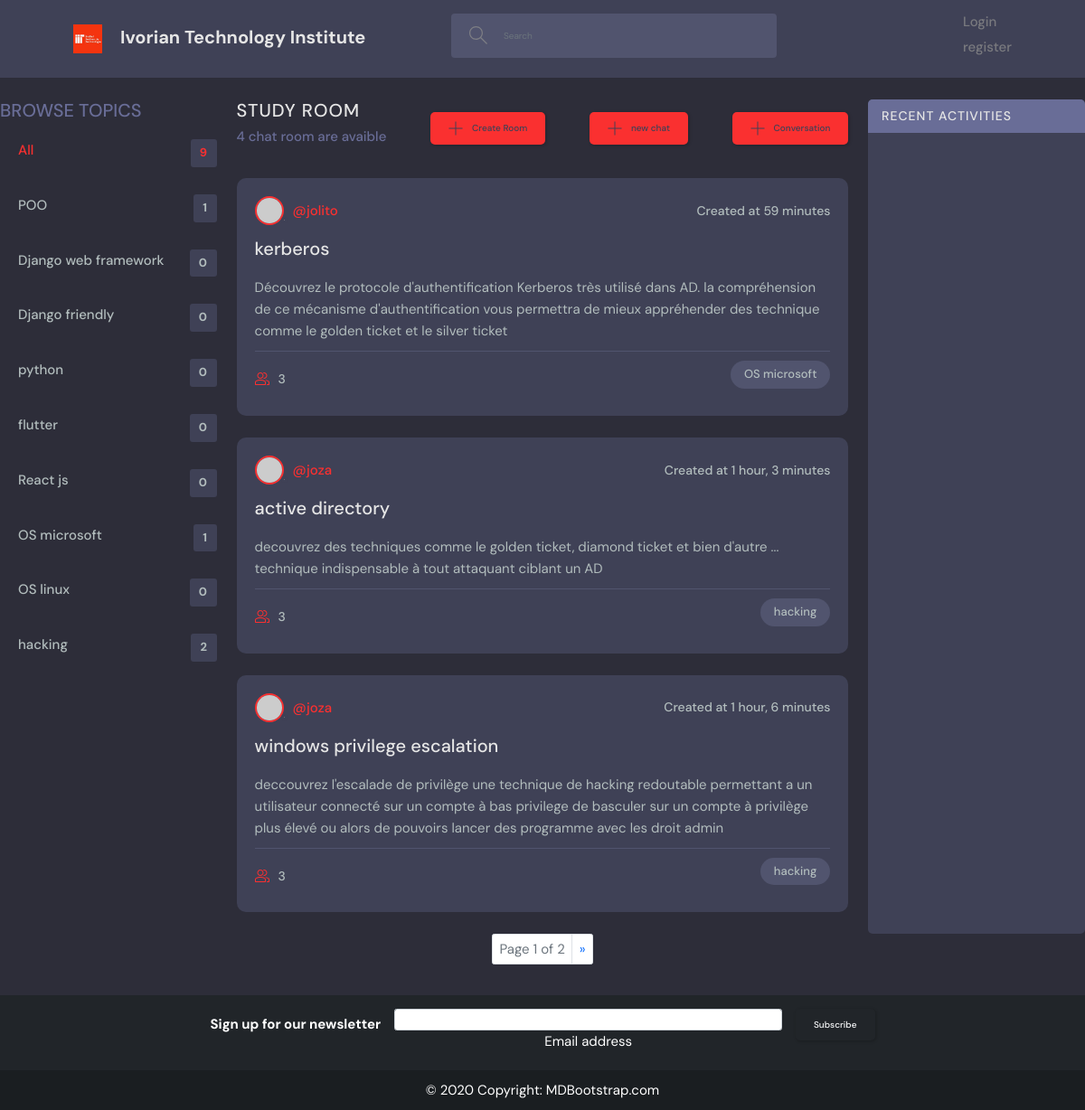
The page / on the database its author committed.
### base/models.py (models this page shows, shortened)
class Topic(models.Model):
    name=models.CharField(max_length=200)
    class Meta: #la classe meta sert a definir des preference relatif a l'affichage du model au niveau de la page d'administration
        verbose_name="Topic"
        verbose_name_plural="Topics"

class Room(models.Model):
    host=models.ForeignKey(User,on_delete=models.SET_NULL, null=True)
    topic=models.ForeignKey(Topic,on_delete=models.SET_NULL,related_name="rooms",null=True)
    name=models.CharField(max_length=120)
    description=models.TextField(null=True, blank=True)
    participants=models.ManyToManyField(User,related_name="participants", blank=True)
    updated=models.DateTimeField(auto_now=True)
    created=models.DateTimeField(auto_now_add=True)
    class Meta:
        ordering=['-updated', '-created'] # ordonne les element d'une entité n'est pas tres recommander car une fois les element ordonné ici, nous ne pouvons plus changer leur ordre par la suite au niveau des vues. c'est pour cela que nous suggerons

### base/views.py (the view)
# urls.py: 2. Add a URL to urlpatterns:  path('', views.home, name='home')
def home(request):
    q= request.GET.get('q') if request.GET.get('q') != None else ''
    topics=Topic.objects.all()
    rooms=Room.objects.filter(Q(topic__name__icontains=q) |
                              Q(name__icontains=q) |
                              Q(description__icontains=q))
    paginator=Paginator(rooms, 3)
    page_number=request.GET.get('page')
    page_object=paginator.get_page(page_number)
    room_count=rooms.count()
    rooms_message=Message.objects.filter(Q(room__topic__name__icontains=q))[:3]
    context={
        'rooms':page_object,
        'topics':topics,
        'room_count':room_count,
        'messages':rooms_message,
    }
    return render(request,'base/index.html',context)

### base/templates/base/index.html (shortened to what this page needs)
{% extends 'base/base.html' %}
{% load static %}
{% block content %}
<main class="layout layout--3">
<div class="home-container">
  <div class="topics">
    {% include 'base/topic_component.html'%}
  </div>
    <div class="roomList" style="margin-right:3%;margin-left:3%">
      {% include 'base/feed_component.html'%}
    </div>
    <div class="activities">
      {% include 'base/activity_component.html'%}
    </div>
</div>
</main>
<nav>
  <ul class="pagination justify-content-center">
    <li class="page-item"><p class="page-link text-muted">Page {{rooms.number}} of {{rooms.paginator.num_pages}}</p></li>
    {% if rooms.has_next %}
    <li class="page-item">
          <a class="page-link" href="?page={{ rooms.next_page_number}}">
            <span aria-hidden="true">&raquo;</span>
          </a>
    </li>
    {%endif%}
  </ul>
</nav>
{% endblock %}

### base/templates/base/topic_component.html
    <div class="topics">
      <div class="topics__header">
        <h2>Browse Topics</h2>
      </div>
      <ul class="topics__list">
        <li>
          <a href="{% url 'base:home' %}" class="active">All <span>{{topics.count}}</span></a>
        </li>
        {% for topic in topics %}
        <li>
          <a href="{% url 'base:home' %}?q={{topic.name}}">{{topic.name}}<span>{{topic.rooms.count}}</span></a>
        </li>
        {% endfor %}
      </ul>
    </div>

### base/templates/base/feed_component.html (shortened to what this page needs)
    <div class="roomList__header">
      <div>
        <h2>Study Room</h2>
        <p>{{room_count}} chat room are avaible</p>
      </div>
      <a class="btn btn--main" href="{% url 'base:create-room'%}">
        <svg version="1.1" xmlns="http://www.w3.org/2000/svg" width="32" height="32" viewBox="0 0 32 32">
          <title>add</title>
          <path
            d="M16.943 0.943h-1.885v14.115h-14.115v1.885h14.115v14.115h1.885v-14.115h14.115v-1.885h-14.115v-14.115z"
          ></path>
        </svg>
        Create Room
      </a>
      <a class="btn btn--main" href="{% url 'base:create-conversation'%}">
        <svg version="1.1" xmlns="http://www.w3.org/2000/svg" width="32" height="32" viewBox="0 0 32 32">
          <title>add</title>
          <path
            d="M16.943 0.943h-1.885v14.115h-14.115v1.885h14.115v14.115h1.885v-14.115h14.115v-1.885h-14.115v-14.115z"
          ></path>
        </svg>
        new chat
      </a>
      <a class="btn btn--main" href="{% url 'base:conversation-index'%}">
        <svg version="1.1" xmlns="http://www.w3.org/2000/svg" width="32" height="32" viewBox="0 0 32 32">
          <title>add</title>
          <path
            d="M16.943 0.943h-1.885v14.115h-14.115v1.885h14.115v14.115h1.885v-14.115h14.115v-1.885h-14.115v-14.115z"
          ></path>
        </svg>
        Conversation
      </a>
    </div>
    {% for room in rooms %}
    <div class="roomListRoom">
      <div class="roomListRoom__header">
        <a href="{% url 'base:user-profile' room.host.id %}" class="roomListRoom__author">
          <div class="avatar avatar--small">
            <img src="https://randomuser.me/api/portraits/women/11.jpg" />
          </div>
          <span>@{{room.host.username}}</span>
        </a>
        <div class="roomListRoom__actions">
          <span>Created at {{room.created|timesince}}</span>
        </div>
      </div>
      <div class="roomListRoom__content">
        <div>
        <a href="{% url 'base:room' room.id %}" style="margin-right:1%;">{{room.name}}</a>
        </div>
        <p>
         {{room.description}}
        </p>
      </div>
      <div class="roomListRoom__meta">
        <a href="{% url 'base:room' room.id %}" class="roomListRoom__joined">
        {{room.participants.count}}
        </a>
        <p class="roomListRoom__topic">{{room.topic.name}}</p>
      </div>
    </div>
    {%endfor%}

### base/static/base/css/style.css (style rules this page uses)
:root { --color-main: #fa3030; --color-main-light: #e1f6fb; --color-dark: #3f4156; --color-dark-medium: #51546e; --color-dark-light: #696d97; --color-light: #e5e5e5; --color-gray: #8b8b8bc2; --color-light-gray: #b2bdbd; --color-bg: #2d2d39; --color-success: #5dd693; --color-error: #fc4b0b; }
* { font-family: "DM Sans", -apple-system, BlinkMacSystemFont, "Segoe UI", Roboto, Oxygen, Ubuntu, Cantarell, "Open Sans", "Helvetica Neue", sans-serif; margin: 0; padding: 0; box-sizing: border-box; text-rendering: optimizeLegibility; font-size: inherit; }
html { font-size: 56.25%; }
@media only screen and (min-width: 1200px) { html { font-size: 62.5%; } }
body { line-height: 1.6; font-weight: 400; font-size: 1.5rem; color: var(--color-light-gray); background-color: var(--color-bg); min-height: 100vh; }
img { width: 100%; }
a { display: inline-block; color: var(--color-main); text-decoration: none; }
.btn { background-color: transparent; border: none; display: inline-flex; align-items: center; gap: 1rem; cursor: pointer; transition: all ease-in-out 0.3s; padding: 1rem 2rem; border-radius: 5px; box-shadow: 1px 1px 3px 1px rgba(0, 0, 0, 0.15); font-weight: 500; }
.btn--main { background-color: var(--color-main); color: var(--color-dark); }
.btn > svg { fill: currentColor; width: 1.6rem; height: 1.6rem; }
.avatar { position: relative; display: inline-block; border-radius: 50%; border: 2px solid var(--color-main); }
.avatar img { display: block; border-radius: 50%; object-fit: cover; object-position: center; }
.avatar::after { content: ""; display: block; position: absolute; background-color: var(--color-gray); z-index: 111; border-radius: 50%; border: 0.3rem solid var(--color-dark); }
.avatar.avatar--small img { width: 2.8rem; height: 2.8rem; }
.avatar.avatar--small:after { width: 0.7rem; height: 0.7rem; bottom: 0px; right: -6px; }
.topics__header { margin-bottom: 2rem; }
.topics__header h2 { text-transform: uppercase; font-weight: 500; color: var(--color-dark-light); }
.topics__list { list-style: none; }
.topics__list li a { display: flex; justify-content: space-between; margin-bottom: 3rem; font-weight: 500; color: var(--color-light-gray); transition: all 0.3s ease-in-out; }
.topics__list li a.active, .topics__list li a:hover { color: var(--color-main); }
.topics__list li a span { padding: 0.5rem 1rem; background-color: var(--color-dark); border-radius: 3px; font-size: 1.3rem; font-weight: 700; letter-spacing: 1px; }
.roomList__header { display: flex; justify-content: space-between; align-items: center; margin-bottom: 2.4rem; }
.roomList__header h2 { text-transform: uppercase; font-weight: 500; color: var(--color-light); letter-spacing: 1px; }
.roomList__header p { font-weight: 500; color: var(--color-dark-light); }
.roomListRoom { margin-bottom: 2.4rem; background-color: var(--color-dark); border-radius: 1rem; padding: 2rem; }
.roomListRoom__header { display: flex; justify-content: space-between; align-items: center; }
.roomListRoom__author { font-weight: 500; display: flex; align-items: center; gap: 1rem; }
.roomListRoom__actions { display: flex; align-items: flex-start; gap: 1rem; position: relative; }
.roomListRoom__actions span { font-size: 1.4rem; font-weight: 500; }
.roomListRoom__content { margin: 1rem 0; }
.roomListRoom__content a { font-size: 2rem; font-weight: 500; margin-bottom: 1.5rem; color: var(--color-light); transition: all 0.3s ease-in-out; }
.roomListRoom__meta { border-top: 1px solid var(--color-dark-medium); padding-top: 1rem; display: flex; align-items: center; justify-content: space-between; }
.roomListRoom__joined { color: var(--color-light-gray); display: flex; align-items: center; gap: 1rem; font-size: 1.4rem; font-weight: 500; }
.roomListRoom__joined svg { fill: var(--color-main); width: 1.6rem; height: 1.6rem; }
.roomListRoom__topic { padding: 5px 1.5rem; background-color: var(--color-dark-medium); border-radius: 5rem; font-weight: 500; font-size: 1.3rem; }
.activities { background: var(--color-dark); border-radius: 5px; overflow: hidden; }

### base/templates/base/base.html (style rules this page uses)
a { text-decoration:none; }

### base/templates/base/index.html (style rules this page uses)
.home-container { display:grid; grid-template-columns:1fr 3fr 1fr; }

### rows shown on the page
Topic: name "POO", rooms.count "1"
Topic: name "Django web framework", rooms.count "0"
Topic: name "Django friendly", rooms.count "0"
Topic: name "python", rooms.count "0"
Topic: name "flutter", rooms.count "0"
Topic: name "React js", rooms.count "0"
Topic: name "OS microsoft", rooms.count "1"
Topic: name "OS linux", rooms.count "0"
Topic: name "hacking", rooms.count "2"
Room: host.username "jolito", created "59 minutes", name "kerberos", description "Découvrez le protocole d'authentification Kerberos très utilisé dans AD. la compréhension de ce mécanisme d'authentification vous permettra de mieux appréhender des technique comme le golden ticket et le silver ticket", participants.count "3", topic.name "OS microsoft"
Room: host.username "joza", created "1 hour, 3 minutes", name "active directory", description "decouvrez des techniques comme le golden ticket, diamond ticket et bien d'autre ... technique indispensable à tout attaquant ciblant un AD", participants.count "3", topic.name "hacking"
Room: host.username "joza", created "1 hour, 6 minutes", name "windows privilege escalation", description "deccouvrez l'escalade de privilège une technique de hacking redoutable permettant a un utilisateur connecté sur un compte à bas privilege de basculer sur un compte à privilège plus élevé ou alors de pouvoirs lancer des programme avec les droit admin", participants.count "3", topic.name "hacking"

### other values the page prints
{{ topics.count }} "9"
{{ room_count }} "4"
{{ rooms.number }} "1"
{{ rooms.paginator.num_pages }} "2"
